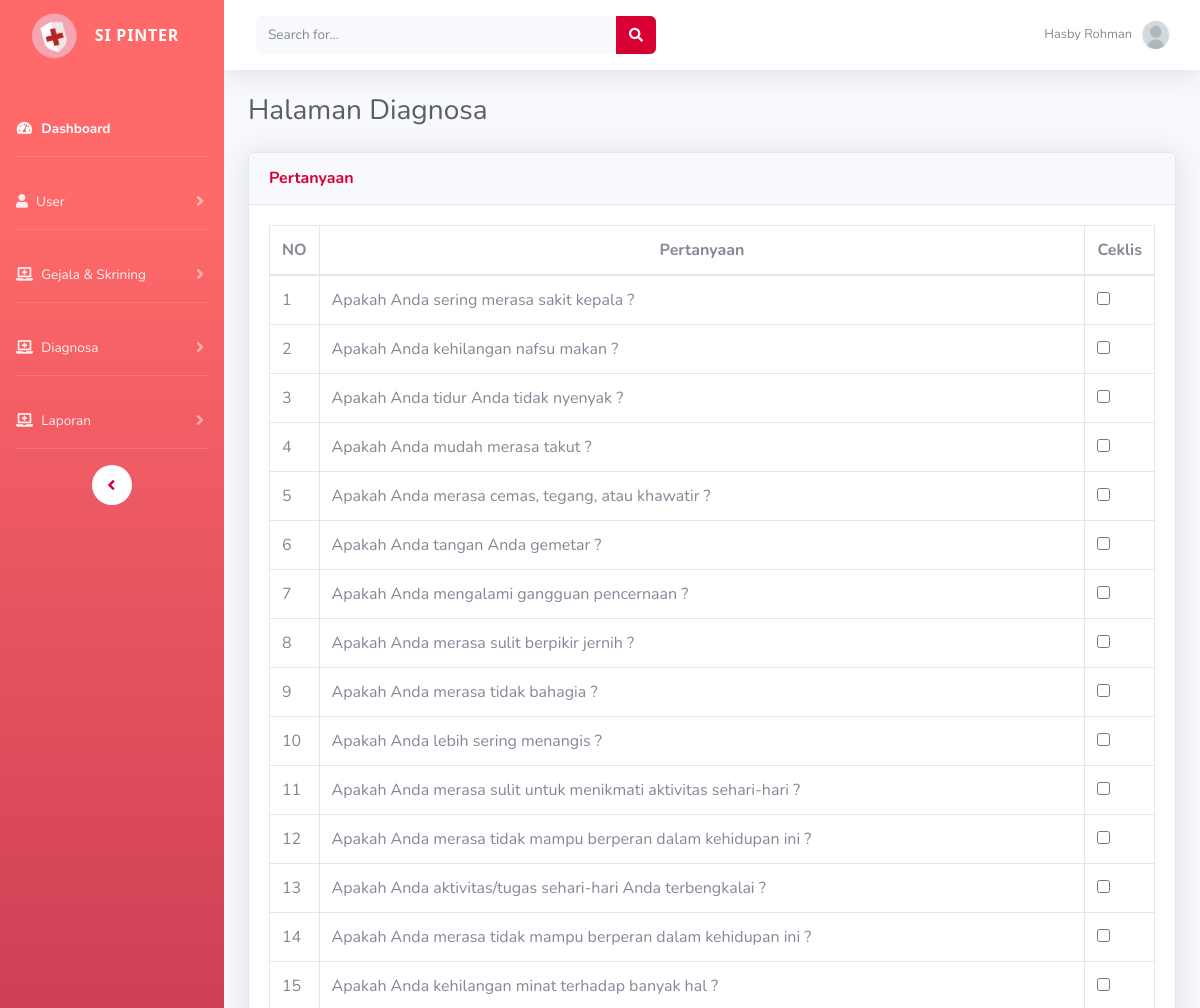
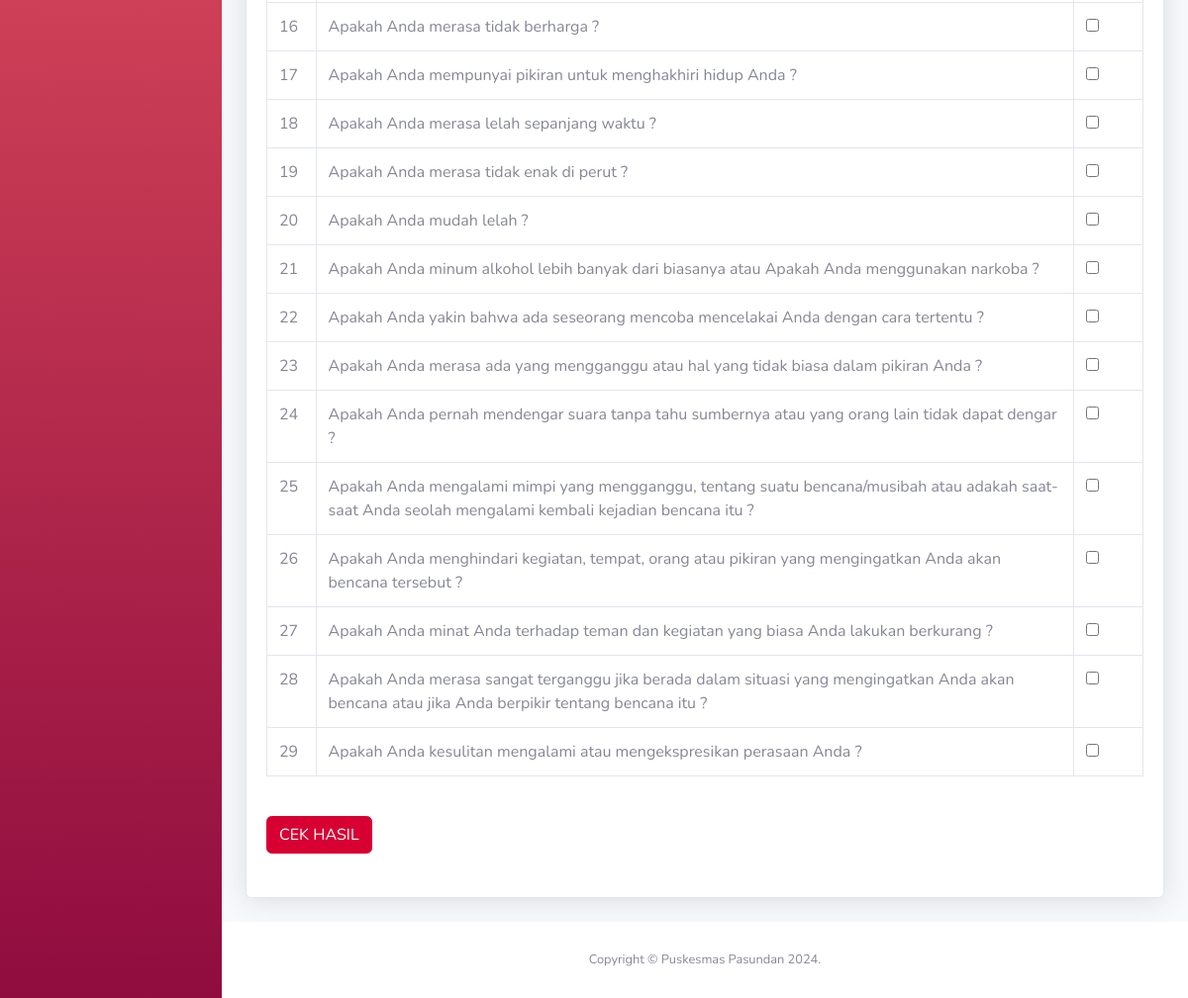
The app's page /indexDiagnosa.php (signed in) with its own data (2 pictures, top to bottom).
### tables this page shows
CREATE TABLE `user` (
  `id_user` int(11) NOT NULL,
  `role` varchar(20) NOT NULL,
  `nama` varchar(50) NOT NULL,
  `nama_lengkap` varchar(100) NOT NULL,
  `nik` varchar(16) NOT NULL,
  `email` varchar(50) NOT NULL,
  `ttl` date DEFAULT NULL,
  `tlp` varchar(15) NOT NULL,
  `password` varchar(200) NOT NULL
);

CREATE TABLE `gejala` (
  `id_gejala` int(11) NOT NULL,
  `kode_gejala` char(4) NOT NULL,
  `gejala` varchar(200) NOT NULL
);

### indexDiagnosa.php (the view, shortened to what this page needs)
<?php
include "function.php";
include 'sidebar.php';
?>
<div class="container-fluid">
    <div class="d-sm-flex align-items-center justify-content-between mb-4">
        <h1 class="h3 mb-0 text-gray-800">Halaman Diagnosa</h1>
    </div>
    <div class="card shadow mb-4">
        <div class="card-header py-3">
        <h6 class="m-0 font-weight-bold text-primary">Pertanyaan</h6>
        </div>
<div class="card-body">
    <div class="row">
        <div class="col align-self-center">
            <form action="hasilSRQAdmin.php" method="POST" enctype="multipart/form-data" role="form">
                    <table class="table table-bordered" id="dataTable">
                        <thead>
                            <tr style="text-align:center";>
                                <th>NO</th>
                                <th>Pertanyaan</th>
                                <th>Ceklis</th>
                            </tr>
                        </thead>
                        <?php
                            $no = 0;
                            $tampil = "SELECT * From gejala";
                            $query= mysqli_query($koneksi,$tampil);
                            while ($hasil = mysqli_fetch_array($query)) {
                                $no ++;
                                echo"  <tr>
                                <td>$no</td>
                                <td>Apakah Anda ".$hasil['gejala']." ?</td>
                                <td><input type='checkbox' value='".$hasil['id_gejala']."' name='gejala[]' /> </td>
                            </tr> ";
                            }
                            ?>
                    </table><br>
                    <button type="submit" name ="submit" onclick="return checkDiagnosa()" class="btn btn-primary">CEK HASIL</button><br><br>
                </div>
        </div>
    </div>
</div>
</div>
                                            </div>
            <footer class="sticky-footer bg-white">
                <div class="container my-auto">
                    <div class="copyright text-center my-auto">
                        <span>Copyright &copy; Puskesmas Pasundan 2024.</span>
                    </div>
                </div>
            </footer>
        </div>
    </div>
</body>
</html>

### sidebar.php (shortened to what this page needs)
<?php
    $tampiluser = mysqli_query($koneksi, "SELECT * FROM user where id_user = '$_SESSION[id_user]'");
    $tampil = mysqli_fetch_array($tampiluser);
?>
<!DOCTYPE html>
<html lang="en">
<head>
    <link href="vendor/fontawesome-free/css/all.min.css" rel="stylesheet" type="text/css">
    <link href="css/sb-admin-2.css" rel="stylesheet">
    <link href="vendor/datatables/dataTables.bootstrap4.min.css" rel="stylesheet">
</head>
<body id="page-top">
    <div id="wrapper">
        <ul class="navbar-nav bg-gradient-primary sidebar sidebar-dark accordion" id="accordionSidebar">
            <a class="sidebar-brand d-flex align-items-center justify-content-center" href="indexAdmin.php">
                <div class="sidebar-brand-icon rotate-n-15">
                    <img width="50px" src="gambar/Logo-Skrining.png" />
                </div>
                <div class="sidebar-brand-text mx-3">Si Pinter</div>
            </a>
            <li class="nav-item active" style="margin-top: 30px;">
                <a class="nav-link" href="indexAdmin.php">
                    <i class="fas fa-fw fa-tachometer-alt"></i>
                    <span>Dashboard</span></a>
            </li>
            <hr class="sidebar-divider">
            <li class="nav-item">
                <a class="nav-link collapsed" href="#" data-toggle="collapse" data-target="#collapseTwo"
                    aria-expanded="true" aria-controls="collapseTwo">
                    <i class="fas fa-user"></i>
                    <span>User</span>
                </a>
            </li>
            <hr class="sidebar-divider">
            <li class="nav-item">
                <a class="nav-link collapsed" href="#" data-toggle="collapse" data-target="#collapseUtilities"
                    aria-expanded="true" aria-controls="collapseUtilities">
                    <i class="fas fa-laptop-medical"></i>
                    <span>Gejala & Skrining</span>
                </a>
            </li>
            <hr class="sidebar-divider">
            <li class="nav-item">
                <a class="nav-link collapsed" href="#" data-toggle="collapse" data-target="#collapseDiagnosa"
                    aria-expanded="true" aria-controls="collapseUtilities">
                    <i class="fas fa-laptop-medical"></i>
                    <span>Diagnosa</span>
                </a>
            </li>
            <hr class="sidebar-divider">
            <li class="nav-item">
                <a class="nav-link collapsed" href="#" data-toggle="collapse" data-target="#collapselaporan"
                    aria-expanded="true" aria-controls="collapseUtilities">
                    <i class="fas fa-laptop-medical"></i>
                    <span>Laporan</span>
                </a>
            </li>
            <hr class="sidebar-divider d-none d-md-block">
            <div class="text-center d-none d-md-inline">
                <button class="rounded-circle border-0" id="sidebarToggle"></button>
            </div>
        </ul>
<div id="content-wrapper" class="d-flex flex-column">
<div id="content">
    <nav class="navbar navbar-expand navbar-light bg-white topbar mb-4 static-top shadow">
        <form
            class="d-none d-sm-inline-block form-inline mr-auto ml-md-3 my-2 my-md-0 mw-100 navbar-search">
            <div class="input-group">
                <input type="text" class="form-control bg-light border-0 small" placeholder="Search for..."
                    aria-label="Search" aria-describedby="basic-addon2">
                <div class="input-group-append">
                    <button class="btn btn-primary" type="button">
                        <i class="fas fa-search fa-sm"></i>
                    </button>
                </div>
            </div>
        </form>
        <ul class="navbar-nav ml-auto">
            <li class="nav-item dropdown no-arrow">
                <a class="nav-link dropdown-toggle" href="#" id="userDropdown" role="button"
                    data-toggle="dropdown" aria-haspopup="true" aria-expanded="false">
                    <span class="mr-2 d-none d-lg-inline text-gray-600 small"><?=$tampil['nama_lengkap']?></span>
                    <img class="img-profile rounded-circle"
                        src="gambar/User.png">
                </a>
            </li>
        </ul>
    </nav>

### records on screen
user: nama_lengkap "Hasby Rohman"
gejala: gejala "sering merasa sakit kepala"
gejala: gejala "kehilangan nafsu makan"
gejala: gejala "tidur Anda tidak nyenyak"
gejala: gejala "mudah merasa takut"
gejala: gejala "merasa cemas, tegang, atau khawatir"
gejala: gejala "tangan Anda gemetar"
gejala: gejala "mengalami gangguan pencernaan"
gejala: gejala "merasa sulit berpikir jernih"
gejala: gejala "merasa tidak bahagia"
gejala: gejala "lebih sering menangis"
gejala: gejala "merasa sulit untuk menikmati aktivitas sehari-hari"
gejala: gejala "merasa tidak mampu berperan dalam kehidupan ini"
gejala: gejala "aktivitas/tugas sehari-hari Anda terbengkalai"
gejala: gejala "merasa tidak mampu berperan dalam kehidupan ini"
gejala: gejala "kehilangan minat terhadap banyak hal"
gejala: gejala "merasa tidak berharga"
gejala: gejala "mempunyai pikiran untuk menghakhiri hidup Anda"
gejala: gejala "merasa lelah sepanjang waktu"
gejala: gejala "merasa tidak enak di perut"
gejala: gejala "mudah lelah"
gejala: gejala "minum alkohol lebih banyak dari biasanya atau Apakah Anda menggunakan narkoba"
gejala: gejala "yakin bahwa ada seseorang mencoba mencelakai Anda dengan cara tertentu"
gejala: gejala "merasa ada yang mengganggu atau hal yang tidak biasa dalam pikiran Anda"
gejala: gejala "pernah mendengar suara tanpa tahu sumbernya atau yang orang lain tidak dapat dengar"
gejala: gejala "mengalami mimpi yang mengganggu, tentang suatu bencana/musibah atau adakah saat-saat Anda seolah mengalami kembali kejadian bencana itu"
gejala: gejala "menghindari kegiatan, tempat, orang atau pikiran yang mengingatkan Anda akan bencana tersebut"
gejala: gejala "minat Anda terhadap teman dan kegiatan yang biasa Anda lakukan berkurang"
gejala: gejala "merasa sangat terganggu jika berada dalam situasi yang mengingatkan Anda akan bencana atau jika Anda berpikir tentang bencana itu"
gejala: gejala "kesulitan mengalami atau mengekspresikan perasaan Anda"
